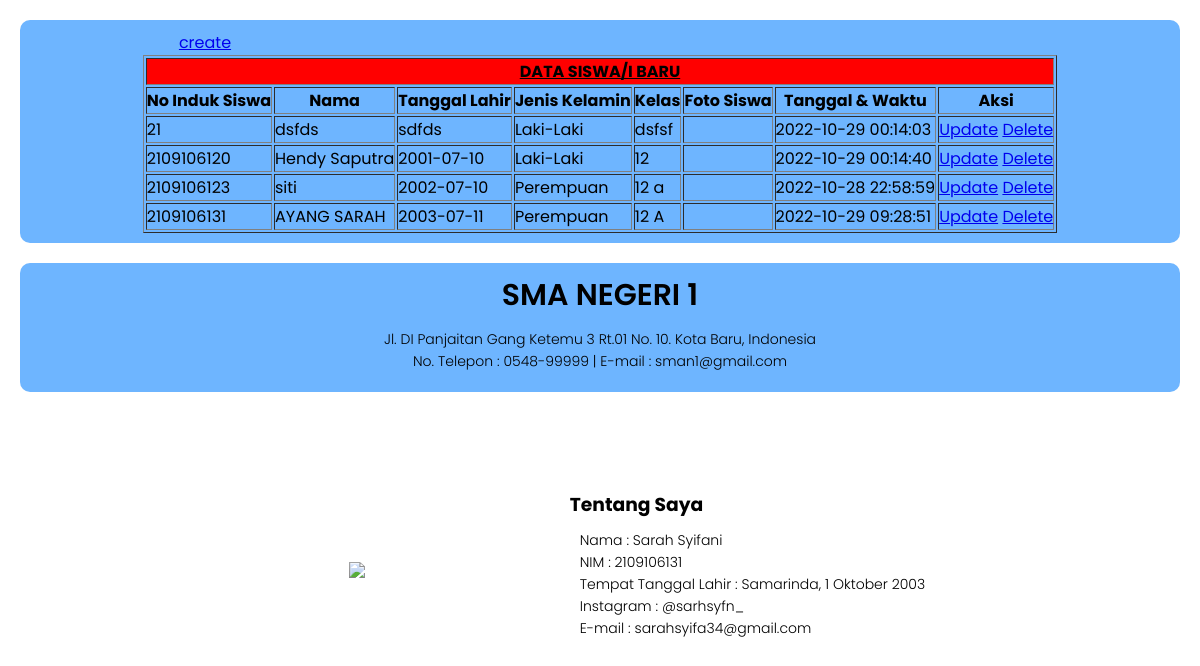
The app's page /read.php with its own data.
### tables this page shows
CREATE TABLE `students` (
  `nis` int(11) NOT NULL,
  `nama` varchar(30) NOT NULL,
  `tgl_lahir` varchar(15) NOT NULL,
  `jenis_kelamin` enum('Laki-Laki','Perempuan') NOT NULL,
  `kelas` varchar(10) NOT NULL,
  `gambar` varchar(50) NOT NULL,
  `tgl_waktu` datetime NOT NULL
);

### read.php (the view, shortened to what this page needs)
<?php
   include('koneksi.php');
?>
<!DOCTYPE html>
<html lang="en">
<head>
    <link rel="stylesheet" href="style.css">
</head>
<body>
    <section class="form">
<center>
    <a href="form.php" style="margin-left: -790px;">create</a>
    <table border="1">
            <tr colspan="2" style="background-color: red;">
                    <td align="center" colspan="8"> <u> <b> DATA SISWA/I BARU </u></b></td>
            </tr>
            <tr>
                <th>No Induk Siswa</th>
                <th>Nama</th>
                <th>Tanggal Lahir</th>
                <th>Jenis Kelamin</th>
                <th>Kelas</th>
                <th>Foto Siswa</th>
                <th>Tanggal & Waktu</th>
                <th>Aksi</th>
            </tr>
            <?php
            $read = mysqli_query($koneksi, "SELECT * FROM students");
            if(mysqli_num_rows($read) > 0){
               while($row = mysqli_fetch_array($read)){
                  ?>
                     <tr>
                        <td> <?php echo $row['nis'] ?> </td>
                        <td> <?php echo $row['nama'] ?></td>
                        <td> <?php echo $row['tgl_lahir'] ?> </td>
                        <td> <?php echo $row['jenis_kelamin'] ?> </td>
                        <td> <?php echo $row['kelas'] ?> </td>
                        <td><img src="<?=$row['gambar'] ?>" width="80px" alt=""></td>
                        <td> <?php echo $row['tgl_waktu'] ?> </td>
                        <td>
                           <a href="update.php?nis_posttest5=<?php echo $row['nis']; ?>" class="btn update">Update</a>
                           <a href="delete.php?nis_posttest5=<?php echo $row['nis'];?>" class="btn delete">Delete</a>
                        </td>
                     </tr>
                  <?php
               }
            }
         ?>
        </table>
</center>
    </section>
    <section class="footer">
        <h1> SMA NEGERI 1 </h1>
        <p> Jl. DI Panjaitan Gang Ketemu 3 Rt.01 No. 10. Kota Baru, Indonesia
            <br>
            No. Telepon : 0548-99999 | E-mail : sman1@gmail.com
        </p>
    </section>
    <section class="bio">
        <div class="saya">
        <img src="image/sapaya.jpg">
        <div class="teks">
        <h3> Tentang Saya </h3>
        <p>Nama : Sarah Syifani
            <br>
            NIM : 2109106131
            <br>
            Tempat Tanggal Lahir : Samarinda, 1 Oktober 2003
            <br>
            Instagram : @sarhsyfn_
            <br>
            E-mail : sarahsyifa34@gmail.com
        </p>
    </div>
</div>
    </section>
</body>
</html>

### style.css (style rules this page uses)
* { margin: 0; padding: 0; font-family: 'Poppins', sans-serif; }
.footer { background: #6eb5ff; margin: auto; text-align: center; padding: 10px 10px; margin: 20px; border-radius: 10px; }
h1 { font-size: 30px; font-weight: 600; }
p { font-size: 14px; font-weight: 300; line-height: 22px; padding: 10px; }
.bio { width: 100px; padding: 78px 0px; }
.bio img { height: auto; width: 200px; margin-left: 30%; }
.teks { width: 550px; }
.saya { width: 1130px; display: flex; align-items: center; justify-content: space-around; }
.form { background: #6eb5ff; margin: auto; justify-content: center; padding: 10px 10px; margin: 20px; border-radius: 10px; }

### records on screen
students: nis "21", nama "dsfds", tgl_lahir "sdfds", jenis_kelamin "Laki-Laki", kelas "dsfsf", tgl_waktu "2022-10-29 00:14:03"
students: nis "2109106120", nama "Hendy Saputra", tgl_lahir "2001-07-10", jenis_kelamin "Laki-Laki", kelas "12", tgl_waktu "2022-10-29 00:14:40"
students: nis "2109106123", nama "siti", tgl_lahir "2002-07-10", jenis_kelamin "Perempuan", kelas "12 a", tgl_waktu "2022-10-28 22:58:59"
students: nis "2109106131", nama "AYANG SARAH", tgl_lahir "2003-07-11", jenis_kelamin "Perempuan", kelas "12 A", tgl_waktu "2022-10-29 09:28:51"
